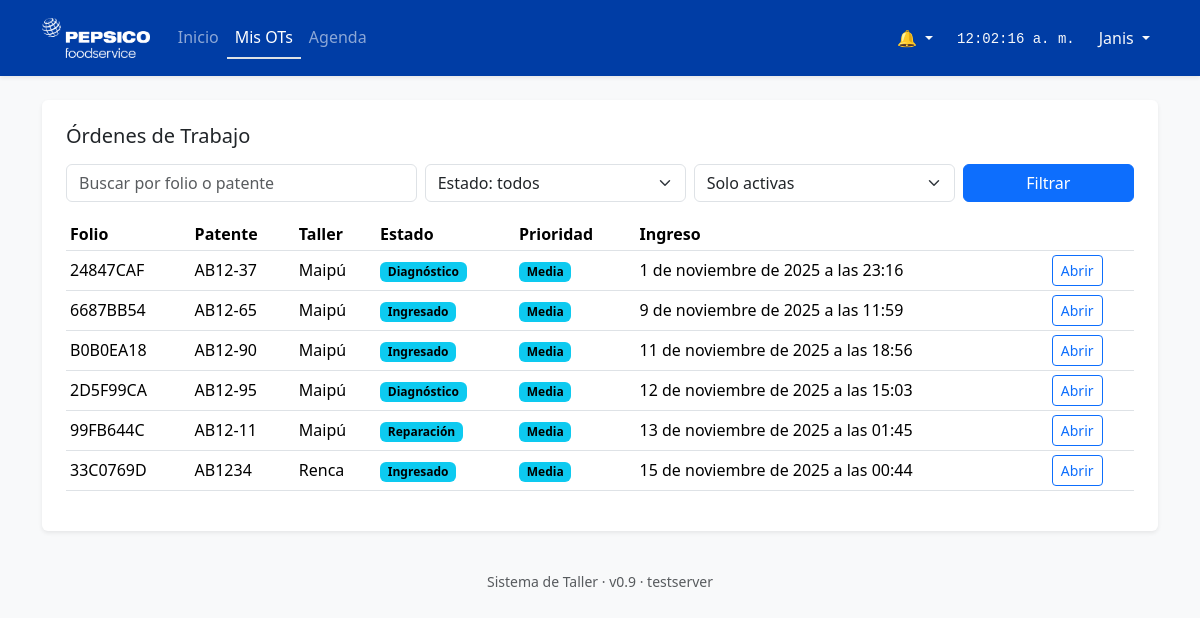
Before: /ots/ (signed in) with the older database file.
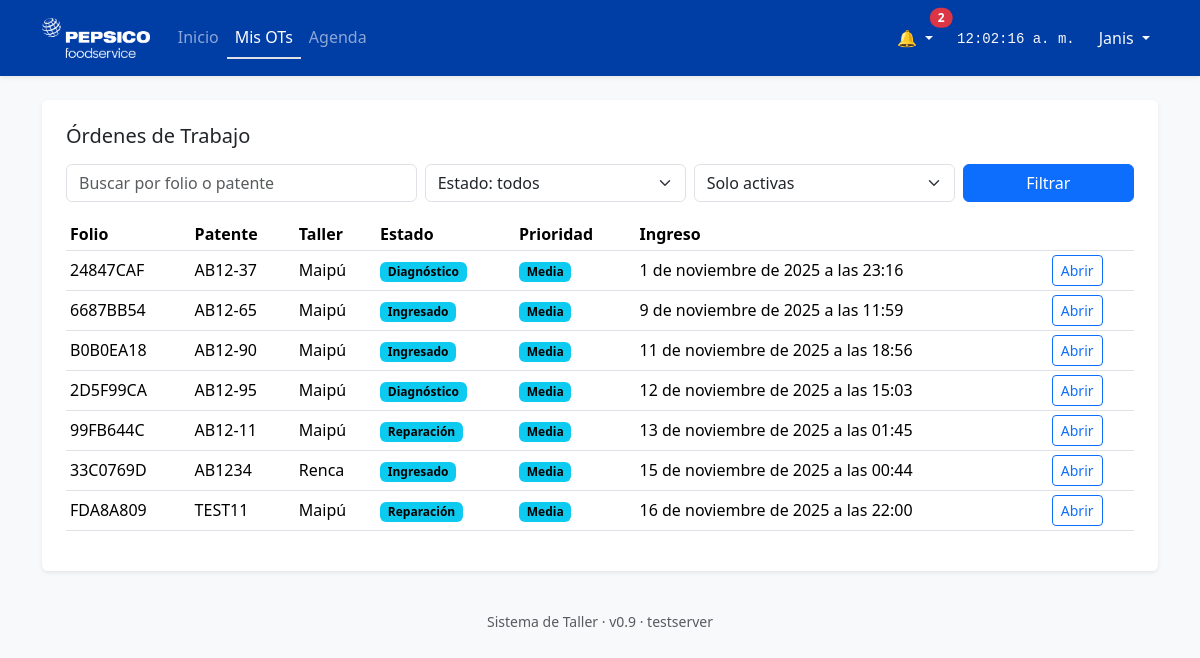
After: the same page with the newer database file.
### ot/models.py (models this page shows, shortened)
class OrdenTrabajo(models.Model):
    folio = models.CharField(max_length=20, unique=True)
    vehiculo = models.ForeignKey(
        Vehiculo,
        on_delete=models.PROTECT,   # o CASCADE si lo prefieres
        related_name="ots"
    )
    taller = models.ForeignKey(Taller, on_delete=models.PROTECT)
    responsable = models.CharField(max_length=120, blank=True)
    estado_actual = models.CharField(max_length=3, choices=EstadoOT.choices, default=EstadoOT.INGRESADO)
    prioridad = models.IntegerField(choices=PrioridadOT.choices, default=PrioridadOT.MEDIA)
    fecha_ingreso = models.DateTimeField(auto_now_add=True)
    fecha_cierre = models.DateTimeField(null=True, blank=True)
    activa = models.BooleanField(default=True)
    mecanico_asignado = models.ForeignKey(
        settings.AUTH_USER_MODEL,
        null=True, blank=True, on_delete=models.SET_NULL,
        related_name="ots_asignadas"
    )
    fecha_compromiso = models.DateTimeField(null=True, blank=True)
    chofer = models.CharField(max_length=120, blank=True)
    class Meta:
        constraints = [
            models.UniqueConstraint(
                fields=['vehiculo'],
                condition=Q(activa=True),
                name='uniq_ot_activa_por_vehiculo'
            )
        ]
        indexes = [
            models.Index(fields=["folio"]),
            models.Index(fields=["estado_actual"]),
            models.Index(fields=["prioridad"]),  # ← para ordenar/buscar por prioridad
        ]

### taller/models.py (models this page shows, shortened)
class Vehiculo(models.Model):
    patente = models.CharField(max_length=12, unique=True)
    marca = models.CharField(max_length=80, blank=True)
    modelo = models.CharField(max_length=80, blank=True)
    tipo = models.ForeignKey(TipoVehiculo, null=True, blank=True, on_delete=models.SET_NULL)
    estado = models.CharField(max_length=10, choices=EstadoVehiculo.choices, default=EstadoVehiculo.OPERATIVO)
    class Meta:
        indexes = [models.Index(fields=["patente"])]
        verbose_name = "Vehículo"
        verbose_name_plural = "Vehículos"

class Taller(models.Model):
    nombre = models.CharField(max_length=120, unique=True)
    direccion = models.CharField(max_length=200, blank=True)
    capacidad = models.PositiveIntegerField(default=1)
    class Meta:
        verbose_name = "Taller"
        verbose_name_plural = "Talleres"

### ot/views.py (the view)
# urls.py: path("ots/", views.ot_lista, name="ot_lista"),
@login_required
def ot_lista(request):
    q = request.GET.get("q", "").strip()
    estado = request.GET.get("estado", "")
    activa = request.GET.get("activa", "1")
    qs = OrdenTrabajo.objects.all()
    rol = getattr(getattr(request.user, "perfil", None), "rol", None)
    if rol == Rol.MECANICO:
        qs = qs.filter(mecanico_asignado=request.user)
    elif rol == Rol.RECEPCIONISTA:
        qs = qs.filter(creado_por=request.user) if hasattr(OrdenTrabajo, "creado_por") else qs
    elif rol == Rol.GUARDIA:
        qs = qs.filter(activa=True)  # ve sólo activas
    if activa == "1":
        qs = qs.filter(activa=True)
    if estado:
        qs = qs.filter(estado_actual=estado)
    if q:
        qs = qs.filter(Q(folio__icontains=q) | Q(vehiculo__patente__icontains=q))
    qs = qs.order_by("-prioridad", "fecha_ingreso")
    if request.GET.get("mis") == "1" and rol == Rol.MECANICO:
        qs = qs.filter(mecanico_asignado=request.user)
    paginator = Paginator(qs, 10)
    page = request.GET.get("page")
    page_obj = paginator.get_page(page)
    return render(request, "ot/ot_lista.html", {
        "page_obj": page_obj,
        "q": q,
        "estado": estado,
        "activa": activa,
        "estado_choices": EstadoOT.choices,
        "prioridad_choices": PrioridadOT.choices,
    })

### core/context_processors.py (called while the page is built)
def notif_count(request):
    if request.user.is_authenticated:
        try:
            return {
                "notif_unread": request.user.notificaciones.filter(leida=False).count()
            }
        except Exception:
            return {"notif_unread": 0}
    return {"notif_unread": 0}

def unread_notifications(request):
    try:
        from core.models import Notificacion
    except Exception:
        return {}
    if request.user.is_authenticated:
        qs = Notificacion.objects.filter(destinatario=request.user).order_by("-creada_en")
        return {
            "notif_unread": qs.filter(leida=False).count(),
            "notif_latest": qs[:5],  # queryset, se puede iterar en el template
        }
    return {"notif_unread": 0, "notif_latest": []}

### core/templatetags/roles.py (called while the page is built)
def _get_user_role(user):
    try:
        return user.perfil.rol or ""
    except Exception:
        return ""

def _is_admin(user):
    return _get_user_role(user) == "ADMIN"

@register.filter(name="has_role")
def has_role(user, role_code):
    if _is_admin(user):
        return True
    return _get_user_role(user) == role_code

### templates/ot/ot_lista.html (shortened to what this page needs)
{% extends "base.html" %}
{% block content %}
<div class="bg-white p-4 rounded shadow-sm">
  <h1 class="h5 mb-3">Órdenes de Trabajo</h1>
  <form class="row g-2 mb-3" method="get">
    <div class="col-sm-4">
      <input type="text" name="q" value="{{ q }}" class="form-control" placeholder="Buscar por folio o patente">
    </div>
    <div class="col-sm-3">
      <select name="estado" class="form-select">
        <option value="">Estado: todos</option>
      </select>
    </div>
    <div class="col-sm-3">
      <select name="activa" class="form-select">
        <option value="1" {% if activa == "1" %}selected{% endif %}>Solo activas</option>
      </select>
    </div>
    <div class="col-sm-2 d-grid">
      <button class="btn btn-primary">Filtrar</button>
    </div>
  </form>
  <div class="table-responsive">
    <table class="table table-sm align-middle">
      <thead>
        <tr>
          <th>Folio</th>
          <th>Patente</th>
          <th>Taller</th>
          <th>Estado</th>
          <th>Prioridad</th>
          <th>Ingreso</th>
          <th></th>
        </tr>
      </thead>
      <tbody>
        {% for ot in page_obj.object_list %}
          <tr>
            <td>{{ ot.folio }}</td>
            <td>{{ ot.vehiculo.patente }}</td>
            <td>{{ ot.taller.nombre }}</td>
            <td><span class="badge text-bg-info">{{ ot.get_estado_actual_display }}</span></td>
            <td>
              <span class="badge
                {% if ot.prioridad == 4 %}text-bg-danger
                {% elif ot.prioridad == 3 %}text-bg-warning
                {% elif ot.prioridad == 2 %}text-bg-info
                {% else %}text-bg-secondary{% endif %}">
                {{ ot.get_prioridad_display }}
              </span>
            </td>
            <td>{{ ot.fecha_ingreso }}</td>
            <td><a class="btn btn-outline-primary btn-sm" href="{% url 'ot_detalle' ot.id %}">Abrir</a></td>
          </tr>
        {% empty %}
          <tr><td colspan="7" class="text-muted">Sin resultados.</td></tr>
        {% endfor %}
      </tbody>
    </table>
  </div>
</div>
{% endblock %}

### templates/partials/navbar.html (shortened to what this page needs)
{% load static %}
{% load roles %}
<nav class="navbar navbar-expand-lg navbar-dark bg-primary shadow-sm">
  <div class="container">
    <a class="navbar-brand d-flex align-items-center" href="{% url 'home' %}">
      <img src="{% static 'img/logo-pepsico1.png' %}" alt="PepsiCo" height="40" class="me-1">
    </a>
    <div class="collapse navbar-collapse" id="navbarNav">
      {% with request.resolver_match.url_name as url_name %}
      <ul class="navbar-nav me-auto mb-2 mb-lg-0">
        <li class="nav-item">
          <a class="nav-link {% if url_name == 'home' %}active border-bottom border-2{% endif %}"
             href="{% url 'home' %}">
            Inicio
          </a>
        </li>
        {% is_role 'RECEPCIONISTA' 'GUARDIA' 'JEFE_TALLER' 'MECANICO' 'ASISTENTE_REPUESTO' 'SUPERVISOR' as can_ver_ots %}
        {% if can_ver_ots %}
          {% if request.user|has_role:"MECANICO" %}
            <li class="nav-item">
              <a class="nav-link {% if url_name == 'ot_lista' %}active border-bottom border-2{% endif %}"
                 href="{% url 'ot_lista' %}?mis=1">
                Mis OTs
              </a>
            </li>
          {% endif %}
        {% endif %}
        {% is_role 'RECEPCIONISTA' 'GUARDIA' 'JEFE_TALLER' 'MECANICO' 'ASISTENTE_REPUESTO' 'SUPERVISOR' as can_agenda %}
        {% if can_agenda %}
          <li class="nav-item">
            <a class="nav-link {% if url_name == 'core_agenda' %}active border-bottom border-2{% endif %}"
               href="{% url 'core_agenda' %}">
              Agenda
            </a>
          </li>
        {% endif %}
      </ul>
      <ul class="navbar-nav ms-auto align-items-center">
        {% if request.user.is_authenticated %}
          <li class="nav-item dropdown me-3">
            <a class="nav-link dropdown-toggle position-relative text-light"
               href="#" id="notifDropdown"
               role="button" data-bs-toggle="dropdown" aria-expanded="false">
              🔔
              {% if notif_unread|add:0 > 0 %}
                <span id="notif-badge"
                      class="position-absolute top-0 start-100 translate-middle badge rounded-pill bg-danger">
                  {{ notif_unread }}
                </span>
              {% else %}
                <span id="notif-badge"
                      class="position-absolute top-0 start-100 translate-middle badge rounded-pill bg-danger d-none">
                  0
                </span>
              {% endif %}
            </a>
          </li>
          <li class="nav-item me-3">
            <span class="text-light small" id="clock"></span>
          </li>
          <li class="nav-item dropdown">
            <a class="nav-link dropdown-toggle text-light" href="#"
               role="button" data-bs-toggle="dropdown" aria-expanded="false">
              {{ request.user.username|capfirst }}
            </a>
          </li>
        {% else %}
          <li class="nav-item">
            <a class="nav-link" href="{% url 'login' %}">Iniciar sesión</a>
          </li>
        {% endif %}
      </ul>
      {% endwith %}
    </div>
  </div>
</nav>

Changed rows visible on the page:
added OrdenTrabajo: folio "FDA8A809", vehiculo.patente "TEST11", taller.nombre "Maipú", estado_actual "Reparación", prioridad "Media", fecha_ingreso "16 de noviembre de 2025 a las 22:00"
Other visible differences:
{{ notif_unread }}: (not shown) → "2"
